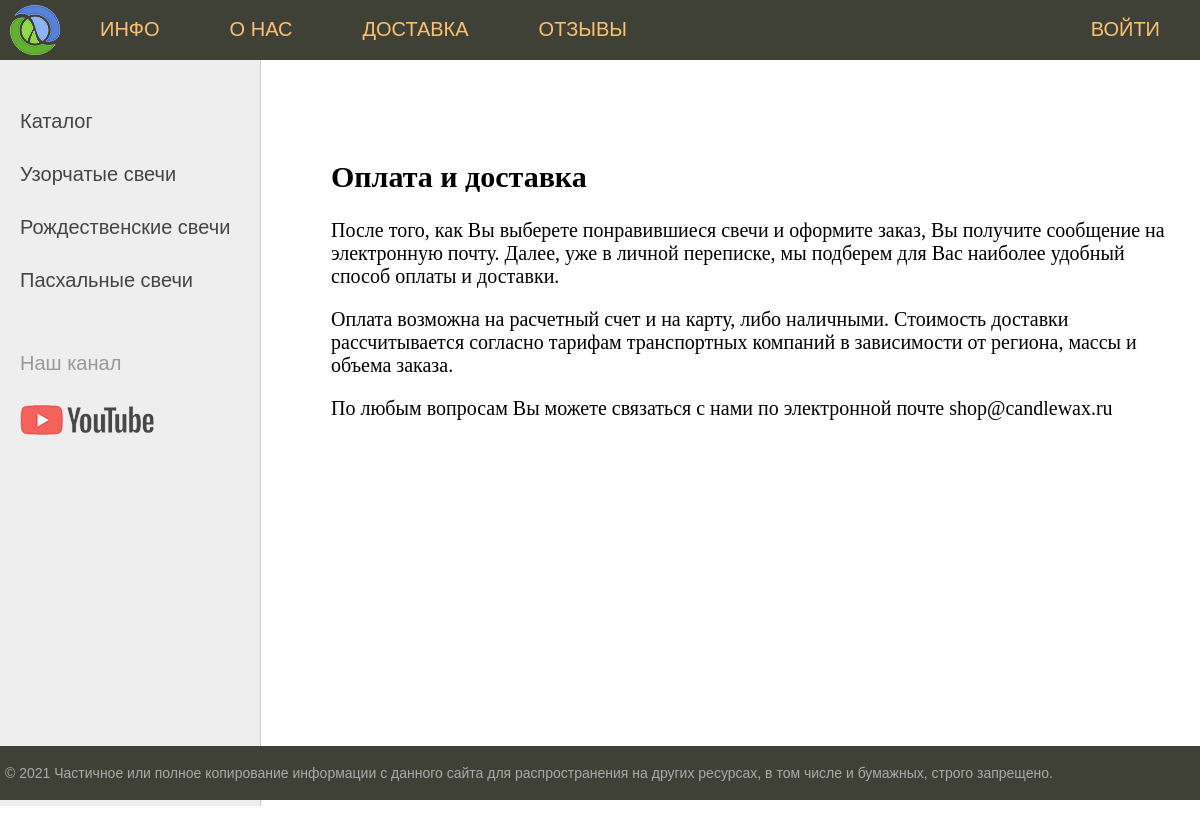
The app's page /delivery/ with its own data.
### candle/models.py (models this page shows, shortened)
class Category(models.Model):
    name = models.CharField(max_length=100, db_index=True, verbose_name='Категория')
    slug = models.SlugField(max_length=255, unique=True, db_index=True, verbose_name="URL")
    def get_absolute_url(self):
        return reverse('catalog', kwargs={'cat_slug': self.slug})
    class Meta:
        verbose_name = 'Категория'
        verbose_name_plural = 'Категории'
        ordering = ['id']

class Delivery(models.Model):
    title = models.CharField(max_length=255, verbose_name='Заголовок')
    slug = models.SlugField(max_length=255, unique=True, db_index=True, verbose_name="URL")
    content = models.TextField(verbose_name='Контент')
    class Meta:
        verbose_name = 'Доставка'
        verbose_name_plural = 'Доставка'

### candle/views.py (the view)
# urls.py: path('delivery/', delivery, name='delivery'),
def delivery(request):
    posts = Delivery.objects.all()
    context = {
        'posts': posts,
        'title': 'Главная страница'
    }
    return render(request, 'candle/delivery.html', context=context)

### candle/templatetags/candle_tags.py (called while the page is built)
@register.inclusion_tag('candle/tags/list_menu.html')
def show_menu():
    return {"menu": menu}

@register.inclusion_tag('candle/tags/list_categories.html')
def show_categories(sort=None, cat_selected=0):
    if not sort:
        cats = Category.objects.all()
    else:
        cats = Category.objects.order_by(sort)
    return {"cats": cats, "cat_selected": cat_selected}

### candle/templates/candle/delivery.html
{% extends 'candle/base.html' %}
{% block content %}
{% for p in posts %}
    <h2>{{p.title}}</h2>
    <p>{{p.content|linebreaks}}</p>
{% endfor %}
{% endblock %}

### candle/templates/candle/tags/list_categories.html
{% for c in cats %}
    {% if c.pk == cat_selected %}
        <li class="selected">{{ c.name }}</li>
    {% else %}
		<li><a href="{{ c.get_absolute_url }}">{{ c.name }}</a></li>
    {% endif %}
{% endfor %}

### candle/static/candle/css/styles.css (style rules this page uses)
html, body { font-family: 'Arial'; margin: 0; padding: 0; height: 100%; width: 100%; color: #444; }
a { color: #0059b2; text-decoration: none; }
.left-chapters ul li { margin: 30px 0 0 0; color: #999; }
.left-chapters ul li a { color: #444; text-decoration: none; }

### records on screen
Category: name "Узорчатые свечи"
Category: name "Рождественские свечи"
Category: name "Пасхальные свечи"
Delivery: title "Оплата и доставка", content "После того, как Вы выберете понравившиеся свечи и оформите заказ, Вы получите сообщение на электронную почту. Далее, уже в личной переписке, мы подберем для Вас наиболее удобный способ оплаты и доставки. Оплата возможна на расчетный счет и на карту, либо наличными. Стоимость доставки рассчитывается согласно тарифам транспортных компаний в зависимости от региона, массы и объема заказа. По любым вопросам Вы можете связаться с нами по электронной почте shop@candlewax.ru"

### other values on screen
{{ m.title }} "ИНФО" "О НАС" "ДОСТАВКА" "ОТЗЫВЫ"
{{ m.title }} "ВОЙТИ"
